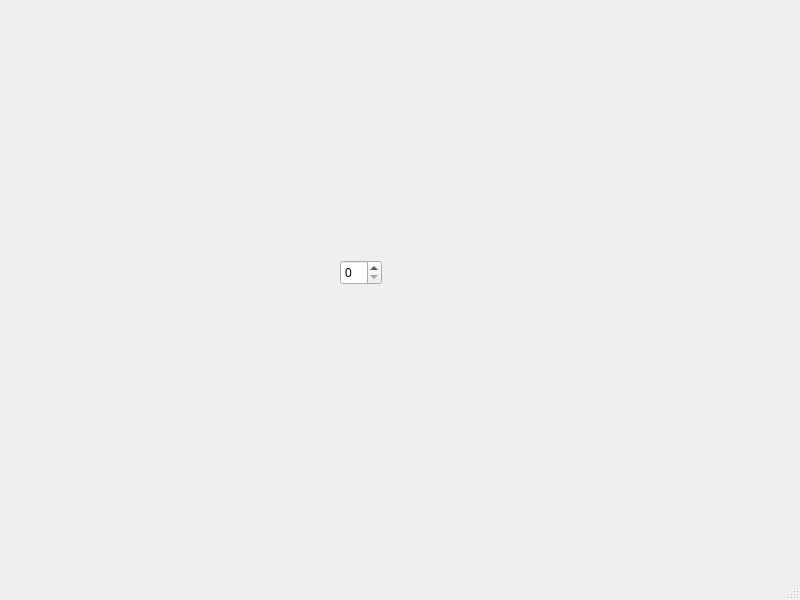
<?xml version="1.0" encoding="UTF-8"?>
<ui version="4.0">
 <class>MainWindow</class>
 <widget class="QMainWindow" name="MainWindow">
  <property name="geometry">
   <rect>
    <x>0</x>
    <y>0</y>
    <width>800</width>
    <height>600</height>
   </rect>
  </property>
  <property name="windowTitle">
   <string>MainWindow</string>
  </property>
  <widget class="QWidget" name="centralwidget">
   <widget class="QSpinBox" name="spinBox">
    <property name="geometry">
     <rect>
      <x>340</x>
      <y>260</y>
      <width>42</width>
      <height>25</height>
     </rect>
    </property>
   </widget>
  </widget>
  <widget class="QMenuBar" name="menubar">
   <property name="geometry">
    <rect>
     <x>0</x>
     <y>0</y>
     <width>800</width>
     <height>21</height>
    </rect>
   </property>
  </widget>
  <widget class="QStatusBar" name="statusbar"/>
 </widget>
 <resources/>
 <connections/>
</ui>
